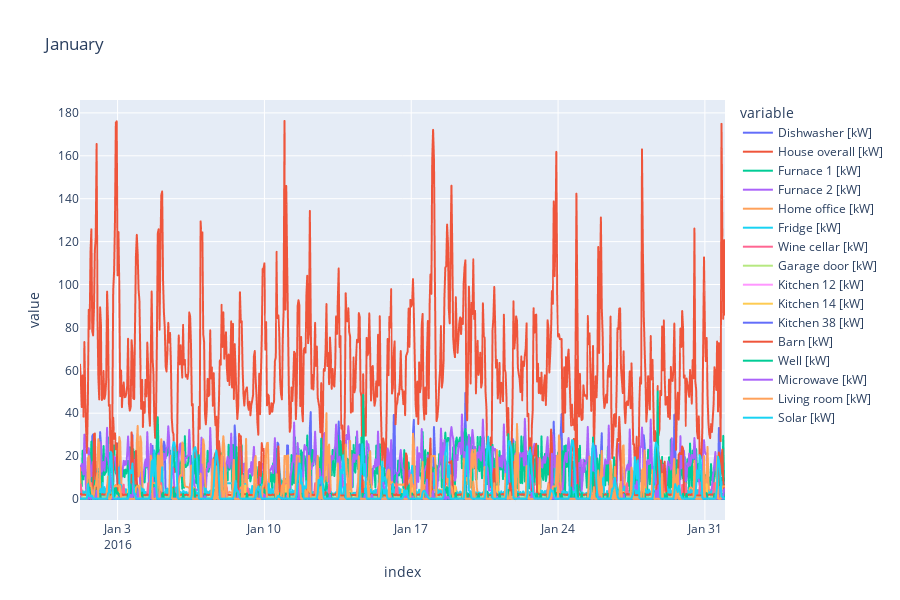

The notebook cell saved with this chart:
### Code cell
#since the data ranges from January till November, we plot it monthly. 
#January
# Select the columns of interest
cols = ['Dishwasher [kW]','House overall [kW]',
        'Furnace [kW]', 'Home office [kW]', 'Fridge [kW]',
        'Wine cellar [kW]', 'Garage door [kW]', 'Kitchen 12 [kW]',
        'Kitchen [kW]', 'Barn [kW]', 'Well [kW]',
        'Microwave [kW]', 'Living room [kW]', 'Solar [kW]']


fig = px.line(data_frame=energy_per_hour.loc["2016-01-01 05:00:00" : "2016-01-31 23:00:00"].filter(items=cols),
              line_dash_sequence=['solid']*16, width=900, height=600, title="January") 
fig.show()

### Figure 1 — Plotly figure (JSON) as saved in the notebook; plotly's stock layout.template omitted (floating-point values rounded to 4 significant figures; data arrays with more than 128 entries replaced by an {"elided": "..."} marker saying what was removed)
{"data": [{"hovertemplate": "variable=Dishwasher [kW]<br>index=%{x}<br>value=%{y}<extra></extra>", "legendgroup": "Dishwasher [kW]", "line": {"color": "#636efa", "dash": "solid"}, "marker": {"symbol": "circle"}, "mode": "lines", "name": "Dishwasher [kW]", "showlegend": true, "type": "scattergl", "x": {"elided": "739 str values"}, "xaxis": "x", "y": {"elided": "739 float values"}, "yaxis": "y"}, {"hovertemplate": "variable=House overall [kW]<br>index=%{x}<br>value=%{y}<extra></extra>", "legendgroup": "House overall [kW]", "line": {"color": "#EF553B", "dash": "solid"}, "marker": {"symbol": "circle"}, "mode": "lines", "name": "House overall [kW]", "showlegend": true, "type": "scattergl", "x": {"elided": "739 str values"}, "xaxis": "x", "y": {"elided": "739 float values"}, "yaxis": "y"}, {"hovertemplate": "variable=Furnace 1 [kW]<br>index=%{x}<br>value=%{y}<extra></extra>", "legendgroup": "Furnace 1 [kW]", "line": {"color": "#00cc96", "dash": "solid"}, "marker": {"symbol": "circle"}, "mode": "lines", "name": "Furnace 1 [kW]", "showlegend": true, "type": "scattergl", "x": {"elided": "739 str values"}, "xaxis": "x", "y": {"elided": "739 float values"}, "yaxis": "y"}, {"hovertemplate": "variable=Furnace 2 [kW]<br>index=%{x}<br>value=%{y}<extra></extra>", "legendgroup": "Furnace 2 [kW]", "line": {"color": "#ab63fa", "dash": "solid"}, "marker": {"symbol": "circle"}, "mode": "lines", "name": "Furnace 2 [kW]", "showlegend": true, "type": "scattergl", "x": {"elided": "739 str values"}, "xaxis": "x", "y": {"elided": "739 float values"}, "yaxis": "y"}, {"hovertemplate": "variable=Home office [kW]<br>index=%{x}<br>value=%{y}<extra></extra>", "legendgroup": "Home office [kW]", "line": {"color": "#FFA15A", "dash": "solid"}, "marker": {"symbol": "circle"}, "mode": "lines", "name": "Home office [kW]", "showlegend": true, "type": "scattergl", "x": {"elided": "739 str values"}, "xaxis": "x", "y": {"elided": "739 float values"}, "yaxis": "y"}, {"hovertemplate": "variable=Fridge [kW]<br>index=%{x}<br>value=%{y}<extra></extra>", "legendgroup": "Fridge [kW]", "line": {"color": "#19d3f3", "dash": "solid"}, "marker": {"symbol": "circle"}, "mode": "lines", "name": "Fridge [kW]", "showlegend": true, "type": "scattergl", "x": {"elided": "739 str values"}, "xaxis": "x", "y": {"elided": "739 float values"}, "yaxis": "y"}, {"hovertemplate": "variable=Wine cellar [kW]<br>index=%{x}<br>value=%{y}<extra></extra>", "legendgroup": "Wine cellar [kW]", "line": {"color": "#FF6692", "dash": "solid"}, "marker": {"symbol": "circle"}, "mode": "lines", "name": "Wine cellar [kW]", "showlegend": true, "type": "scattergl", "x": {"elided": "739 str values"}, "xaxis": "x", "y": {"elided": "739 float values"}, "yaxis": "y"}, {"hovertemplate": "variable=Garage door [kW]<br>index=%{x}<br>value=%{y}<extra></extra>", "legendgroup": "Garage door [kW]", "line": {"color": "#B6E880", "dash": "solid"}, "marker": {"symbol": "circle"}, "mode": "lines", "name": "Garage door [kW]", "showlegend": true, "type": "scattergl", "x": {"elided": "739 str values"}, "xaxis": "x", "y": {"elided": "739 float values"}, "yaxis": "y"}, {"hovertemplate": "variable=Kitchen 12 [kW]<br>index=%{x}<br>value=%{y}<extra></extra>", "legendgroup": "Kitchen 12 [kW]", "line": {"color": "#FF97FF", "dash": "solid"}, "marker": {"symbol": "circle"}, "mode": "lines", "name": "Kitchen 12 [kW]", "showlegend": true, "type": "scattergl", "x": {"elided": "739 str values"}, "xaxis": "x", "y": {"elided": "739 float values"}, "yaxis": "y"}, {"hovertemplate": "variable=Kitchen 14 [kW]<br>index=%{x}<br>value=%{y}<extra></extra>", "legendgroup": "Kitchen 14 [kW]", "line": {"color": "#FECB52", "dash": "solid"}, "marker": {"symbol": "circle"}, "mode": "lines", "name": "Kitchen 14 [kW]", "showlegend": true, "type": "scattergl", "x": {"elided": "739 str values"}, "xaxis": "x", "y": {"elided": "739 float values"}, "yaxis": "y"}, {"hovertemplate": "variable=Kitchen 38 [kW]<br>index=%{x}<br>value=%{y}<extra></extra>", "legendgroup": "Kitchen 38 [kW]", "line": {"color": "#636efa", "dash": "solid"}, "marker": {"symbol": "circle"}, "mode": "lines", "name": "Kitchen 38 [kW]", "showlegend": true, "type": "scattergl", "x": {"elided": "739 str values"}, "xaxis": "x", "y": {"elided": "739 float values"}, "yaxis": "y"}, {"hovertemplate": "variable=Barn [kW]<br>index=%{x}<br>value=%{y}<extra></extra>", "legendgroup": "Barn [kW]", "line": {"color": "#EF553B", "dash": "solid"}, "marker": {"symbol": "circle"}, "mode": "lines", "name": "Barn [kW]", "showlegend": true, "type": "scattergl", "x": {"elided": "739 str values"}, "xaxis": "x", "y": {"elided": "739 float values"}, "yaxis": "y"}, {"hovertemplate": "variable=Well [kW]<br>index=%{x}<br>value=%{y}<extra></extra>", "legendgroup": "Well [kW]", "line": {"color": "#00cc96", "dash": "solid"}, "marker": {"symbol": "circle"}, "mode": "lines", "name": "Well [kW]", "showlegend": true, "type": "scattergl", "x": {"elided": "739 str values"}, "xaxis": "x", "y": {"elided": "739 float values"}, "yaxis": "y"}, {"hovertemplate": "variable=Microwave [kW]<br>index=%{x}<br>value=%{y}<extra></extra>", "legendgroup": "Microwave [kW]", "line": {"color": "#ab63fa", "dash": "solid"}, "marker": {"symbol": "circle"}, "mode": "lines", "name": "Microwave [kW]", "showlegend": true, "type": "scattergl", "x": {"elided": "739 str values"}, "xaxis": "x", "y": {"elided": "739 float values"}, "yaxis": "y"}, {"hovertemplate": "variable=Living room [kW]<br>index=%{x}<br>value=%{y}<extra></extra>", "legendgroup": "Living room [kW]", "line": {"color": "#FFA15A", "dash": "solid"}, "marker": {"symbol": "circle"}, "mode": "lines", "name": "Living room [kW]", "showlegend": true, "type": "scattergl", "x": {"elided": "739 str values"}, "xaxis": "x", "y": {"elided": "739 float values"}, "yaxis": "y"}, {"hovertemplate": "variable=Solar [kW]<br>index=%{x}<br>value=%{y}<extra></extra>", "legendgroup": "Solar [kW]", "line": {"color": "#19d3f3", "dash": "solid"}, "marker": {"symbol": "circle"}, "mode": "lines", "name": "Solar [kW]", "showlegend": true, "type": "scattergl", "x": {"elided": "739 str values"}, "xaxis": "x", "y": {"elided": "739 float values"}, "yaxis": "y"}], "layout": {"height": 600, "legend": {"title": {"text": "variable"}, "tracegroupgap": 0}, "title": {"text": "January"}, "width": 900, "xaxis": {"anchor": "y", "domain": [0, 1], "title": {"text": "index"}}, "yaxis": {"anchor": "x", "domain": [0, 1], "title": {"text": "value"}}}}
